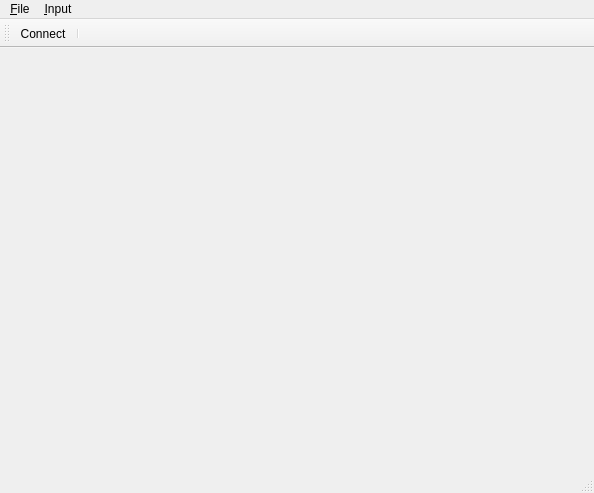
<?xml version="1.0" encoding="UTF-8"?>
<ui version="4.0">
 <class>MainWindow</class>
 <widget class="QMainWindow" name="MainWindow">
  <property name="geometry">
   <rect>
    <x>0</x>
    <y>0</y>
    <width>594</width>
    <height>493</height>
   </rect>
  </property>
  <property name="windowTitle">
   <string>MainWindow</string>
  </property>
  <widget class="QWidget" name="centralWidget"/>
  <widget class="QMenuBar" name="menuBar">
   <property name="geometry">
    <rect>
     <x>0</x>
     <y>0</y>
     <width>594</width>
     <height>20</height>
    </rect>
   </property>
   <widget class="QMenu" name="menuFile">
    <property name="title">
     <string>&amp;File</string>
    </property>
    <addaction name="actionExit"/>
   </widget>
   <widget class="QMenu" name="menuInput">
    <property name="title">
     <string>&amp;Input</string>
    </property>
    <addaction name="actionConnect"/>
   </widget>
   <addaction name="menuFile"/>
   <addaction name="menuInput"/>
  </widget>
  <widget class="QToolBar" name="mainToolBar">
   <attribute name="toolBarArea">
    <enum>TopToolBarArea</enum>
   </attribute>
   <attribute name="toolBarBreak">
    <bool>false</bool>
   </attribute>
   <addaction name="actionConnect"/>
   <addaction name="separator"/>
  </widget>
  <widget class="QStatusBar" name="statusBar"/>
  <action name="actionExit">
   <property name="text">
    <string>E&amp;xit</string>
   </property>
  </action>
  <action name="actionConnect">
   <property name="text">
    <string>Connect</string>
   </property>
  </action>
 </widget>
 <layoutdefault spacing="6" margin="11"/>
 <resources/>
 <connections/>
</ui>
